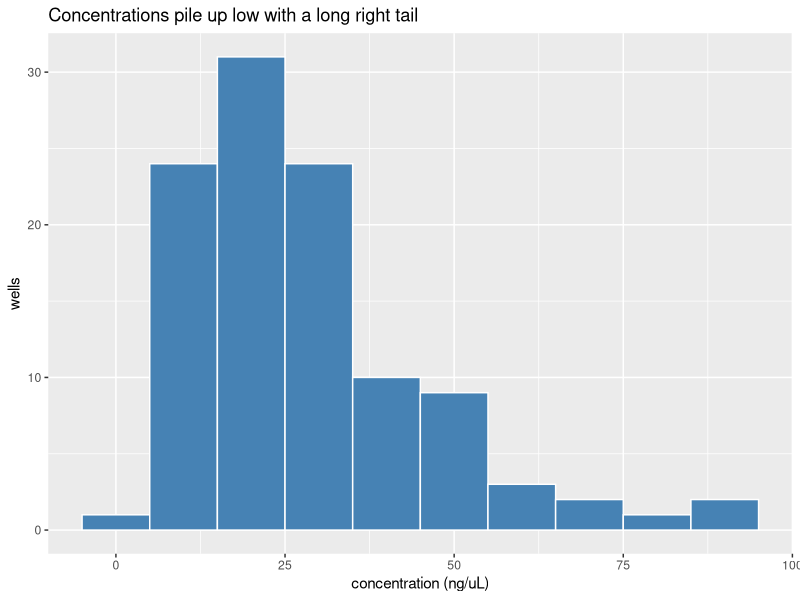
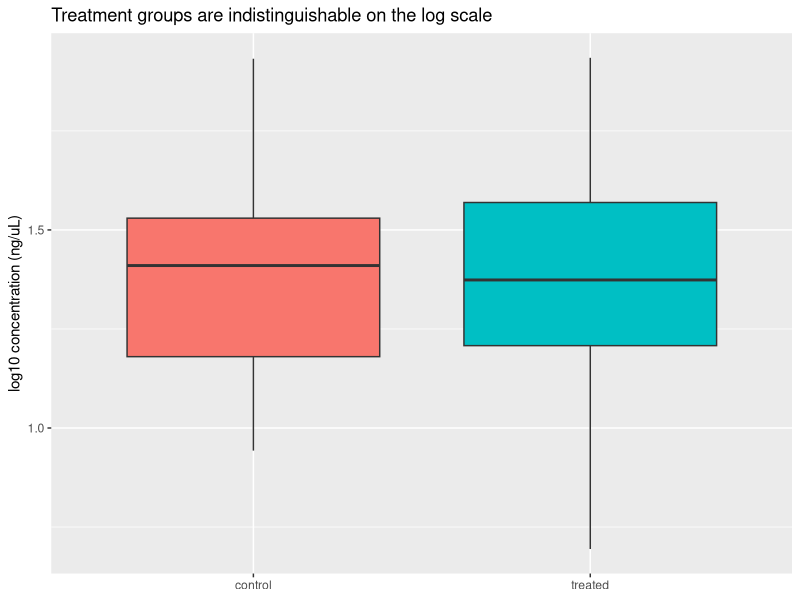
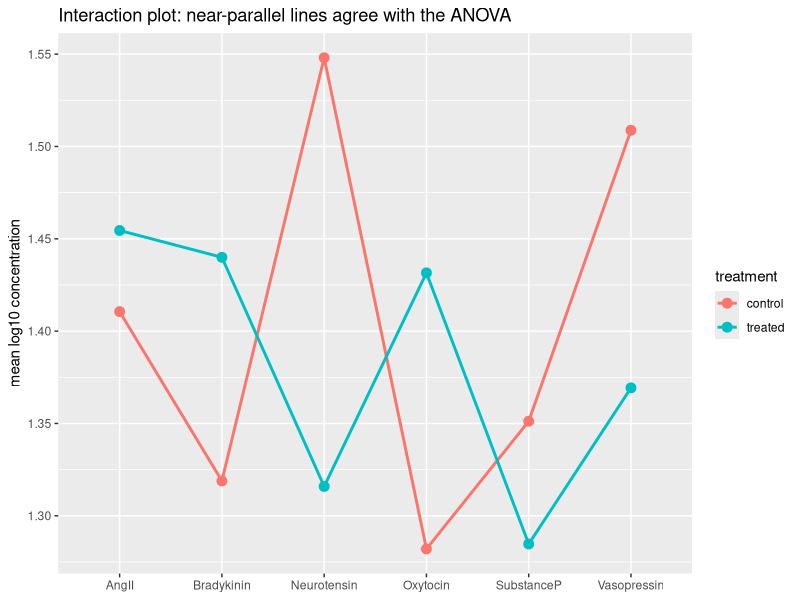

The R script that drew these images, in order:
## ---- chunk 1
#| label: setup
library(tidyverse)
library(broom)
set.seed(42)

dat <- read_csv("data/peptides_assay_clean.csv", show_col_types = FALSE)
dim(dat)
## ---- chunk 2
#| label: missingness
colSums(is.na(dat))
## ---- chunk 3
#| label: fig-raw
#| fig-width: 6
#| fig-height: 4
ggplot(dat, aes(concentration_ng_ul)) +
  geom_histogram(binwidth = 10, fill = "steelblue", color = "white") +
  labs(x = "concentration (ng/uL)", y = "wells",
       title = "Concentrations pile up low with a long right tail")
## ---- chunk 4
#| label: normality
shapiro.test(dat$concentration_ng_ul)$p.value
shapiro.test(log10(dat$concentration_ng_ul))$p.value
## ---- chunk 5
#| label: q1
dat |>
  group_by(treatment) |>
  summarise(median_conc = median(concentration_ng_ul, na.rm = TRUE),
            n = sum(!is.na(concentration_ng_ul)), .groups = "drop")

t.test(concentration_ng_ul ~ treatment, data = dat)
t.test(log10(concentration_ng_ul) ~ treatment, data = dat) |>
  tidy()
## ---- chunk 6
#| label: q2
dat |>
  filter(!is.na(concentration_ng_ul)) |>
  mutate(log_conc = log10(concentration_ng_ul)) |>
  aov(log_conc ~ treatment * peptide, data = _) |>
  tidy()
## ---- chunk 7
#| label: q3
tab <- table(dat$batch, is.na(dat$concentration_ng_ul),
             dnn = list("batch", "missing"))
tab
chisq.test(tab)
## ---- chunk 8
#| label: q3-fisher
fisher.test(tab, workspace = 2e8)$p.value
## ---- chunk 9
#| label: q4
n <- 50
pvals <- replicate(500, {
  t.test(rlnorm(n, log(25) + 0.4, 0.6),   # treated: +50%
         rlnorm(n, log(25),      0.6))$p.value
})
mean(pvals < 0.05)
## ---- chunk 10
#| label: figs-box
#| fig-width: 5
#| fig-height: 4
dat |>
  filter(!is.na(concentration_ng_ul)) |>
  mutate(log_conc = log10(concentration_ng_ul)) |>
  ggplot(aes(treatment, log_conc, fill = treatment)) +
  geom_boxplot(show.legend = FALSE, outlier.alpha = 0.4) +
  labs(x = NULL, y = "log10 concentration (ng/uL)",
       title = "Treatment groups are indistinguishable on the log scale")
## ---- chunk 11
#| label: figs-int
#| fig-width: 6
#| fig-height: 4
dat |>
  filter(!is.na(concentration_ng_ul)) |>
  mutate(log_conc = log10(concentration_ng_ul)) |>
  group_by(treatment, peptide) |>
  summarise(m = mean(log_conc), .groups = "drop") |>
  ggplot(aes(peptide, m, color = treatment, group = treatment)) +
  geom_line(linewidth = 1) +
  geom_point(size = 3) +
  labs(x = NULL, y = "mean log10 concentration",
       title = "Interaction plot: near-parallel lines agree with the ANOVA")
## ---- chunk 12
#| label: receipt
format(Sys.time(), tz = "UTC", usetz = TRUE)
tools::md5sum("data/peptides_assay_clean.csv")
sessionInfo()
